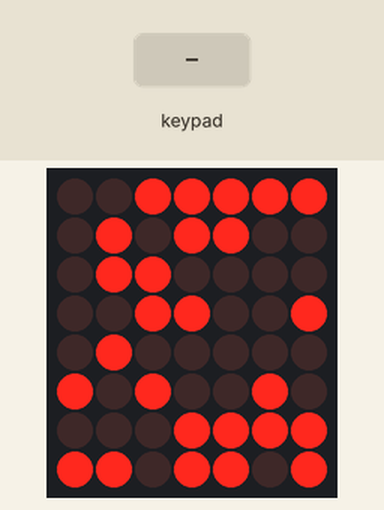
Recording of a program running on a simulated ESP32. Shown: 7×8 LED matrix. Wiring (inferred from the names in the program): 2×2 keypad with keys 1 2 3 4 (labels assumed): rows GPIO 39, GPIO 34; columns GPIO 0, GPIO 27; LED matrix (orientation assumed): rows GPIO 22, GPIO 23, GPIO 33, GPIO 32, GPIO 1, GPIO 3, GPIO 21, GPIO 19; columns GPIO 5, GPIO 12, GPIO 25, GPIO 4, GPIO 2, GPIO 16, GPIO 18. The inputs (shaded band) are chosen by the test bench. Random numbers use the default seed unless the program sets one.

Above: at 1.2 s.
1.3 s: key '1' pressed
At 1.67 s:
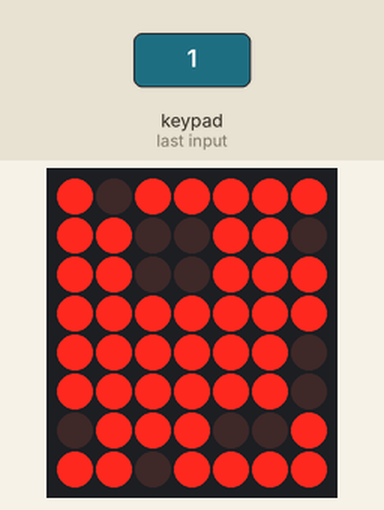
At 3.5 s:
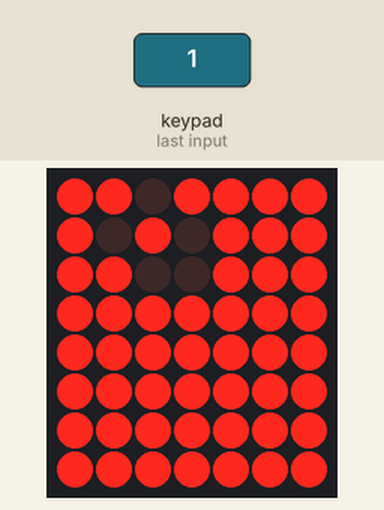
Timing chart, 0 to 5.0 s (numbered marks = the images above; inputs shaded):
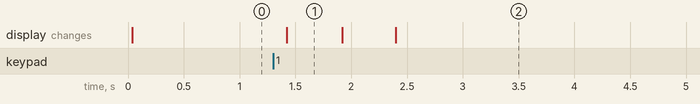

Measured:
- after the input at 1.3 s, the display: changes after 0.12 s (image 1)
- what the display in image 1 shows lasts 0.5 s, from 1.4 s to 1.9 s

The program:

main.cpp
```cpp
#include <Arduino.h>

/* Pin definitions
LED Matrix 8x8 bicolor HL-M2388BRG:
The row pins (top to bottom) are: [22, 23, 33, 32, 1, 3, 21, 19].
The column pins (from left to right (red; green)) are: [(27;27), (5;13), (14;12), (25;26), (0;4), (15,2), (17;16), (18;18).
The 4 buttons are U:36, R:39, L:34, D:35.
*/

// Define the pins for the rows and columns
const int row_pins[] = {22, 23, 33, 32, 1, 3, 21, 19};
const int col_pins_red[] = {27, 5, 14, 25, 0, 15, 17, 18};
const int col_pins_green[] = {27, 13, 12, 26, 4, 2, 16, 18};

// Define the pins for the buttons
const int buttonRight = 39;
const int buttonLeft = 34;

// Simulation delay
const int delayTime = 500; // in milliseconds
unsigned long lastSimulation = 0;

const int debounceTime = 200; // in milliseconds
unsigned long lastDebounceTime = 0;

// Define state variables
enum GameState {
  IDLE,
  CHECKING,
  UPDATE_GRID,
  WAITING,
  PAUSE,
  RESET
};
GameState currentState = IDLE; // Set the initial state

// Define the map
int grid[8][8] = {
  {0, 0, 0, 0, 0, 0, 0, 0},
  {0, 0, 0, 0, 0, 0, 0, 0},
  {0, 0, 0, 0, 0, 0, 0, 0},
  {0, 0, 0, 0, 0, 0, 0, 0},
  {0, 0, 0, 0, 0, 0, 0, 0},
  {0, 0, 0, 0, 0, 0, 0, 0},
  {0, 0, 0, 0, 0, 0, 0, 0},
  {0, 0, 0, 0, 0, 0, 0, 0}
};
int auxGrid[8][8] = {
  {0, 0, 0, 0, 0, 0, 0, 0},
  {0, 0, 0, 0, 0, 0, 0, 0},
  {0, 0, 0, 0, 0, 0, 0, 0},
  {0, 0, 0, 0, 0, 0, 0, 0},
  {0, 0, 0, 0, 0, 0, 0, 0},
  {0, 0, 0, 0, 0, 0, 0, 0},
  {0, 0, 0, 0, 0, 0, 0, 0},
  {0, 0, 0, 0, 0, 0, 0, 0}
};

#define SIZE 8

// Functions
bool startButton();
bool resetButton();
void updateLEDs();
bool checkStayAlive(int row, int col);
bool checkRevive(int row, int col);
int countLiveNeighbors(int row, int col);
bool allDead();

void setup() {
  // Initialize row pins
  for (int i = 0; i < 8; i++) {
    pinMode(row_pins[i], OUTPUT);
  }

  // Initialize column pins for red and green LEDs
  for (int i = 0; i < 8; i++) {
    pinMode(col_pins_red[i], OUTPUT);
    pinMode(col_pins_green[i], OUTPUT);
  }

  // Initialize button pins
  pinMode(buttonRight, INPUT_PULLUP);
  pinMode(buttonLeft, INPUT_PULLUP);

  // Initialize the random seed
  for(int row = 0; row < SIZE; row++)
    for(int col = 0; col < SIZE; col++)
      grid[row][col] = random(0, 2);
}

void loop() {
  switch (currentState) {
    case IDLE:
      if (startButton() && millis() - lastDebounceTime > debounceTime){
        currentState = WAITING;
        lastDebounceTime = millis();
      }
      break;
    case WAITING:
      if (millis() - lastSimulation > delayTime){
        lastSimulation = millis();
        currentState = CHECKING;
      }
      break;
    case CHECKING:
      for(int row = 0; row < SIZE; row++){
        for(int col = 0; col < SIZE; col++) {
          if(grid[row][col] == 1)
            auxGrid[row][col] = checkStayAlive(row, col);
          else
            auxGrid[row][col] = checkRevive(row, col);
        }
      }
      currentState = UPDATE_GRID;
      break;
    case UPDATE_GRID:
      for(int row = 0; row < SIZE; row++)
        for(int col = 0; col < SIZE; col++)
          grid[row][col] = auxGrid[row][col];
      currentState = WAITING;
      break;
    case PAUSE:
      if (startButton() && millis() - lastDebounceTime > debounceTime) {
        lastDebounceTime = millis();
        currentState = WAITING;
      }

      if (resetButton() && millis() - lastDebounceTime > debounceTime) {
        lastDebounceTime = millis();
        currentState = RESET;
      }
      break;
    case RESET:
      for(int row = 0; row < SIZE; row++){
        for(int col = 0; col < SIZE; col++) {
          grid[row][col] = random(0, 2);
          auxGrid[row][col] = 0;
        }
      }
      delay(1000);
      currentState = IDLE;
      break;
  }
  if (resetButton() && millis() - lastDebounceTime > debounceTime) {
    lastDebounceTime = millis();
    currentState = PAUSE;
  } else if (allDead()) {
    currentState = RESET;
  }
  updateLEDs();
}

bool startButton() {
  return !digitalRead(buttonRight);
}

bool resetButton() {
  return !digitalRead(buttonLeft);
}

void updateLEDs() {
  // Cycle LEDs: turn on rows for each column
  for (int col = 0; col < SIZE; col++) {
    digitalWrite(col_pins_red[col], HIGH);
    digitalWrite(col_pins_green[col], HIGH);
    for (int row = 0; row < SIZE; row++) {
      // If the current cell is a wall, turn on the red and green LEDs
      if (grid[row][col] == 1) {
        digitalWrite(row_pins[row], HIGH);
      } else {
        digitalWrite(row_pins[row], LOW);
      }
    }
    delay(2);
    for (int i = 0; i < SIZE; i++) digitalWrite(row_pins[i], LOW);
    digitalWrite(col_pins_red[col], LOW);
    digitalWrite(col_pins_green[col], LOW);
  }
}

bool checkStayAlive(int row, int col) {
  int liveNeighbors = countLiveNeighbors(row, col);
    return (liveNeighbors == 2 || liveNeighbors == 3);
}

bool checkRevive(int row, int col) {
  int liveNeighbors = countLiveNeighbors(row, col);
    return (liveNeighbors == 3);
}

int countLiveNeighbors(int row, int col) {
  int liveNeighbors = 0;
    for (int i = -1; i <= 1; i++) {
        for (int j = -1; j <= 1; j++) {
            if (i == 0 && j == 0) continue; // Skip the cell itself
            int newRow = row + i;
            int newCol = col + j;
            // Check the bounds of the grid
            if (newRow >= 0 && newRow < SIZE && newCol >= 0 && newCol < SIZE) {
                liveNeighbors += grid[newRow][newCol];
            }
        }
    }
    return liveNeighbors;
}

bool allDead() {
  for (int row = 0; row < SIZE; row++)
    for (int col = 0; col < SIZE; col++)
      if (grid[row][col] == 1)
        return false;
  return true;
}
```
